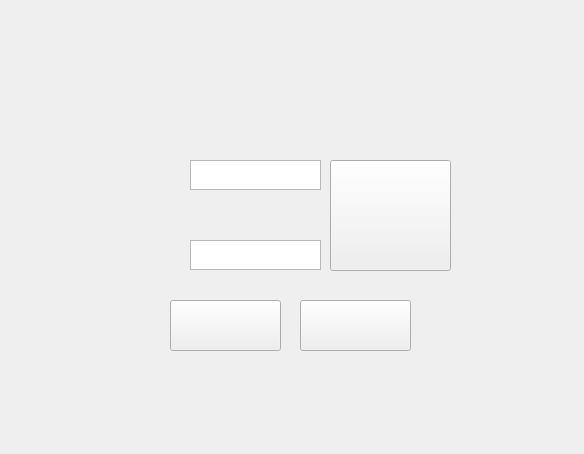
<?xml version="1.0" encoding="UTF-8"?>
<ui version="4.0">
 <class>Login</class>
 <widget class="QWidget" name="Login">
  <property name="geometry">
   <rect>
    <x>0</x>
    <y>0</y>
    <width>584</width>
    <height>454</height>
   </rect>
  </property>
  <property name="windowTitle">
   <string>Form</string>
  </property>
  <widget class="QTextEdit" name="textEdit">
   <property name="geometry">
    <rect>
     <x>190</x>
     <y>160</y>
     <width>131</width>
     <height>30</height>
    </rect>
   </property>
   <property name="styleSheet">
    <string notr="true">border-image: url(:/design/design/투명.png);</string>
   </property>
   <property name="html">
    <string>&lt;!DOCTYPE HTML PUBLIC &quot;-//W3C//DTD HTML 4.0//EN&quot; &quot;http://www.w3.org/TR/REC-html40/strict.dtd&quot;&gt;
&lt;html&gt;&lt;head&gt;&lt;meta name=&quot;qrichtext&quot; content=&quot;1&quot; /&gt;&lt;style type=&quot;text/css&quot;&gt;
p, li { white-space: pre-wrap; }
&lt;/style&gt;&lt;/head&gt;&lt;body style=&quot; font-family:'Gulim'; font-size:9pt; font-weight:400; font-style:normal;&quot;&gt;
&lt;p style=&quot;-qt-paragraph-type:empty; margin-top:0px; margin-bottom:0px; margin-left:0px; margin-right:0px; -qt-block-indent:0; text-indent:0px;&quot;&gt;&lt;br /&gt;&lt;/p&gt;&lt;/body&gt;&lt;/html&gt;</string>
   </property>
  </widget>
  <widget class="QTextEdit" name="textEdit_2">
   <property name="geometry">
    <rect>
     <x>190</x>
     <y>240</y>
     <width>131</width>
     <height>30</height>
    </rect>
   </property>
   <property name="styleSheet">
    <string notr="true">border-image: url(:/design/design/투명.png);</string>
   </property>
  </widget>
  <widget class="QPushButton" name="pushButton">
   <property name="geometry">
    <rect>
     <x>330</x>
     <y>160</y>
     <width>121</width>
     <height>111</height>
    </rect>
   </property>
   <property name="styleSheet">
    <string notr="true">border-image: url(:/design/design/로그인.png);</string>
   </property>
   <property name="text">
    <string/>
   </property>
  </widget>
  <widget class="QPushButton" name="pushButton_2">
   <property name="geometry">
    <rect>
     <x>170</x>
     <y>300</y>
     <width>111</width>
     <height>51</height>
    </rect>
   </property>
   <property name="styleSheet">
    <string notr="true">border-image: url(:/design/design/회원가입.png);</string>
   </property>
   <property name="text">
    <string/>
   </property>
  </widget>
  <widget class="QPushButton" name="pushButton_3">
   <property name="geometry">
    <rect>
     <x>300</x>
     <y>300</y>
     <width>111</width>
     <height>51</height>
    </rect>
   </property>
   <property name="styleSheet">
    <string notr="true">border-image: url(:/design/design/아이디찾기.png);</string>
   </property>
   <property name="text">
    <string/>
   </property>
  </widget>
  <widget class="QLabel" name="label">
   <property name="geometry">
    <rect>
     <x>-7</x>
     <y>-5</y>
     <width>591</width>
     <height>461</height>
    </rect>
   </property>
   <property name="styleSheet">
    <string notr="true">border-image: url(:/design/design/로그인창.png);</string>
   </property>
   <property name="text">
    <string/>
   </property>
  </widget>
  <zorder>label</zorder>
  <zorder>textEdit</zorder>
  <zorder>textEdit_2</zorder>
  <zorder>pushButton</zorder>
  <zorder>pushButton_2</zorder>
  <zorder>pushButton_3</zorder>
 </widget>
 <resources>
  <include location="gui_design.qrc"/>
 </resources>
 <connections/>
</ui>
